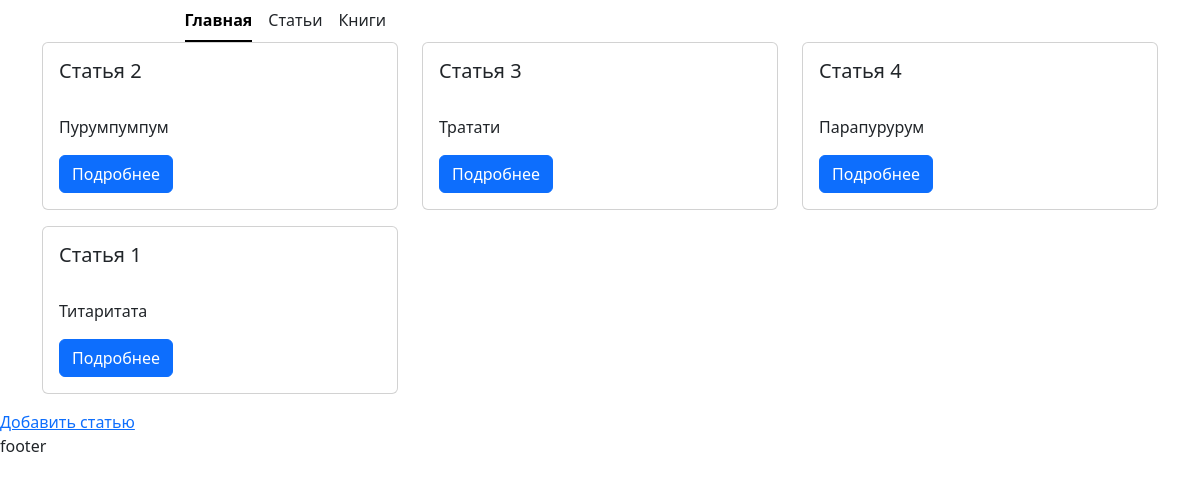
The app's page /articles/ with its own data.
### classviewshome/models.py (models this page shows, shortened)
class Article(models.Model):
    title = models.CharField(max_length=100, verbose_name="Заголовок")
    text = models.TextField(verbose_name="Текст")

### classviewshome/views.py (the view)
# urls.py: path('articles/', ArticleListView.as_view(), name='article_list'),
class ArticleListView(ListView):
    model = Article  #  articles = Article.objects.all()

### classviewshome/templates/classviewshome/article_list.html (shortened to what this page needs)
{% extends "base.html" %}
{% block content %}
<div class="container">
    <div class="row">
        {% for article in article_list %}
          <div class="col-12 md-6 col-xl-4 col-xxl-3 mb-2 mb-md-3">
            <div class="card">
              <div class="card-body">
                <h5 class="card-title">{{ article.title }}</h5>
                <p class="card-text">{{ article.text }}</p>
                <a href="{% url 'article_detail' article.pk %}" class="btn btn-primary">Подробнее</a>
              </div>
            </div>
          </div>
        {% endfor %}
        </div>
    </div>
<div><a href="{% url 'create_article' %}">Добавить статью</a></div>
{% endblock content %}

### records on screen
Article: title "Статья 2", text "Пурумпумпум"
Article: title "Статья 3", text "Тратати"
Article: title "Статья 4", text "Парапурурум"
Article: title "Статья 1", text "Титаритата"
